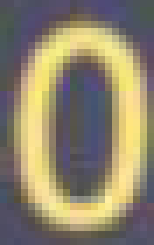
#> input picture beyondworld/images/template/0.png, 22 x 35 px (shown 7 times larger); its folder holds only this picture in this run
$ python functions.py
#> lines starting #> are read from the running program, lines starting #| are printed output that depends on the picture
from utils.utils import *
import numpy as np
from PIL import Image
import cv2

templates = {}
for i in range(10):
    img = Image.open(f"images/template/{i}.png").convert("L")  # 灰度
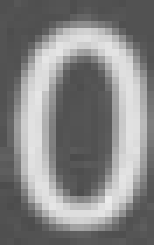
#> img: PIL image 22x35 L (shown 7 times larger); min 76, max 235, mean 132.7
#> (the run stopped early here; a loop or call above may not have finished)
